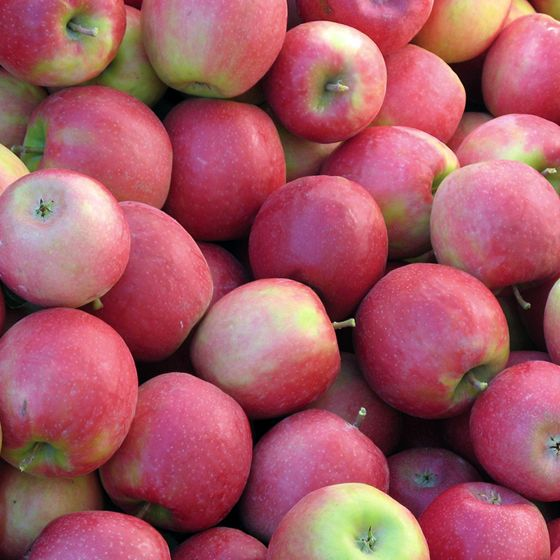
#> input picture apple.jpg, 560 x 560 px
$ python p11.py
#> lines starting #> are read from the running program, lines starting #| are printed output that depends on the picture; after the words box and inside, x2 and y2 are one past the last pixel; in counts of white or black regions, pixels touching at a corner belong together
import cv2
img = cv2.imread('apple.jpg')
#> img is the input picture: shape (560, 560, 3); mean B, G, R 100.1, 89.4, 164.8

gray = cv2.cvtColor(img, cv2.COLOR_BGR2GRAY)
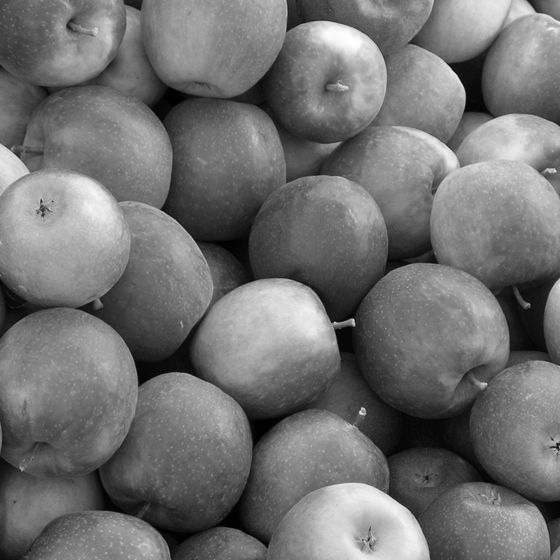
#> gray: shape (560, 560); min 0, max 255, mean 113.2
_, threshold = cv2.threshold(gray, 0, 255, cv2.THRESH_BINARY_INV + cv2.THRESH_OTSU)
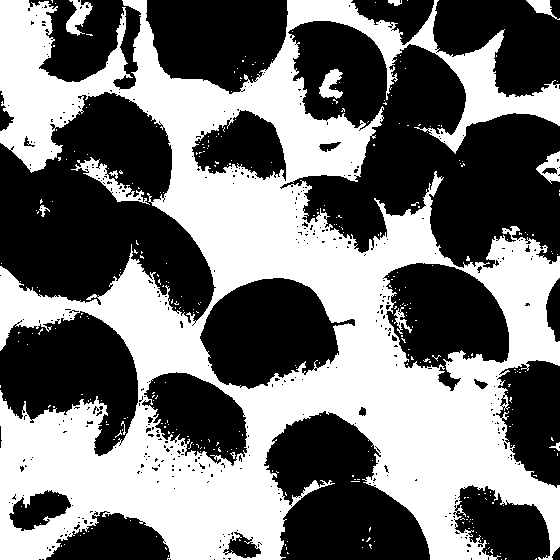
#> threshold: shape (560, 560); 45.6% white; 330 white regions (318 under 20 px)
contours, _ = cv2.findContours(threshold, cv2.RETR_EXTERNAL, cv2.CHAIN_APPROX_SIMPLE)
#> contours = 230 contours, 220 with area under 20; largest, box (x1, y1, x2, y2) and area: (0, 0, 560, 560) 170830, (71, 157, 150, 205) 806, (536, 151, 560, 184) 421, (66, 0, 93, 36) 418, (319, 69, 343, 99) 362
contour_img = img.copy()

cv2.drawContours(contour_img, contours, -1, (255,0,0), 2)
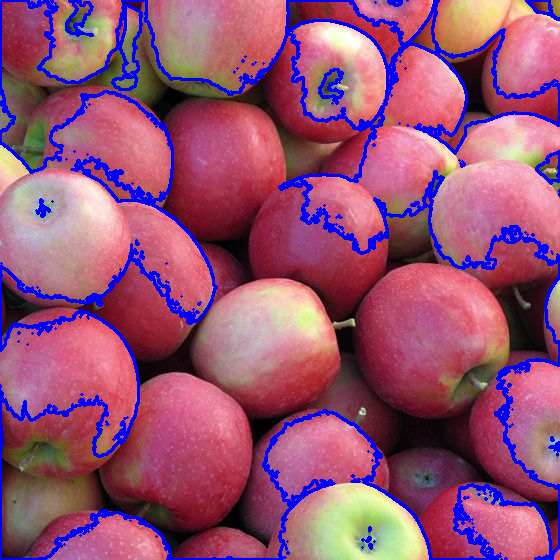
#> contour_img: shape (560, 560, 3); 9.1% of pixels changed, all inside (x1, y1, x2, y2) = (0, 0, 560, 560)
cv2.imshow("Original Image", img)
cv2.imshow("Contour Image", contour_img)
cv2.waitKey(0)
